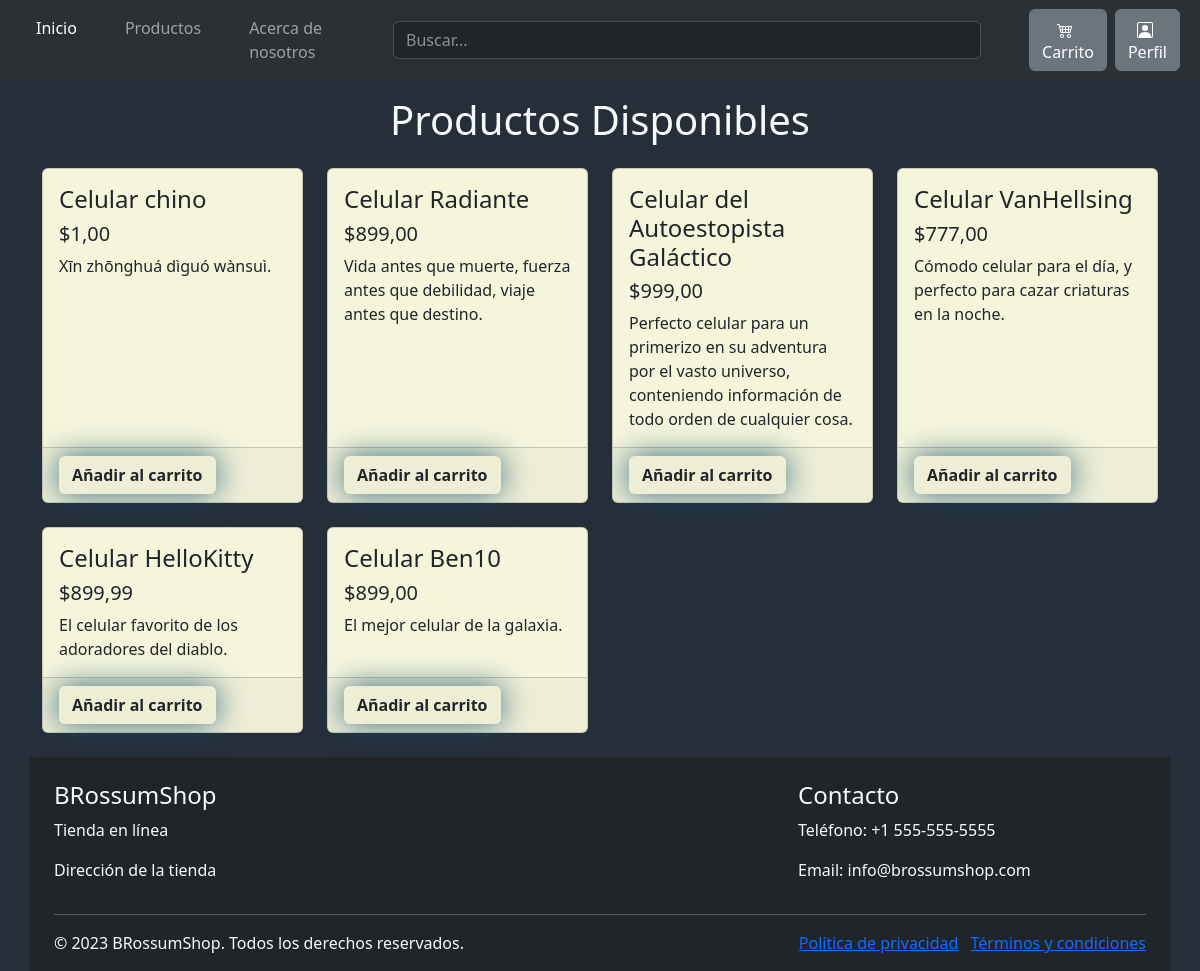
The page /producto/ on the database its author committed.
### tienda/models.py (models this page shows, shortened)
class Producto(models.Model):
    nombre = models.CharField(max_length=200, null=False, verbose_name='Nombre')
    imagen = models.CharField(max_length=500, null=False, verbose_name='Imagen')
    precio = models.DecimalField( null=False, max_digits=10, decimal_places=2, verbose_name='Precio' )
    descripcion = models.CharField(max_length=1000, default='Descripción predeterminada', verbose_name='Descripcion')
    stock = models.IntegerField(null=False, verbose_name='Stock')

### tienda/views.py (the view)
# urls.py: path('producto/', views.producto, name="producto"),
def producto(request):
    product = Producto.objects.all()
    context = {"product": product}
    return render(request, 'tienda/producto.html', context)

### tienda/templates/tienda/producto.html (shortened to what this page needs)
{% extends 'tienda/base.html' %}
{% load static %}
{% block css %}
<link rel="stylesheet" href="{% static 'tienda/'%}css/style_producto.css" />
{% endblock css %}
{% block contenido %}
<div class="container mt-4">
  <h1 class="text-center text-light pt-5">Productos Disponibles</h1>
  <div class="row mt-4">
    {% for p in product %}
    <div class="col-lg-3 col-md-6 mb-4">
      <div class="card h-100">
        <div class="card-body">
          <h4 class="card-title">{{p.nombre}}</h4>
          <h5>${{p.precio}}</h5>
          <p class="card-text">{{p.descripcion}}.</p>
        </div>
        <div class="card-footer">
          <a href="{% url 'agregar_carrito' p.id %}" class="btn btn-block Agregar">Añadir al carrito</a>
        </div>
      </div>
    </div>
    {% endfor %}
    {% endblock contenido %}

### tienda/static/tienda/css/style_producto.css (style rules this page uses)
body { background: #262e3a !important; }
.btn { display: flex; align-items: center; }
div.card { background-color: beige; }
.Agregar { background: #048ce7; padding: 10px; font-size: 16px; font-weight: 700!important; color: white; box-shadow: 0 0 30px rgba(23, 85, 114, 0.836); transition: 0.5s ease-in; }

### rows shown on the page
Producto: nombre "Celular chino", precio "1,00", descripcion "Xīn zhōnghuá dìguó wànsuì"
Producto: nombre "Celular Radiante", precio "899,00", descripcion "Vida antes que muerte, fuerza antes que debilidad, viaje antes que destino"
Producto: nombre "Celular del Autoestopista Galáctico", precio "999,00", descripcion "Perfecto celular para un primerizo en su adventura por el vasto universo, conteniendo información de todo orden de cualquier cosa"
Producto: nombre "Celular VanHellsing", precio "777,00", descripcion "Cómodo celular para el día, y perfecto para cazar criaturas en la noche"
Producto: nombre "Celular HelloKitty", precio "899,99", descripcion "El celular favorito de los adoradores del diablo"
Producto: nombre "Celular Ben10", precio "899,00", descripcion "El mejor celular de la galaxia"
